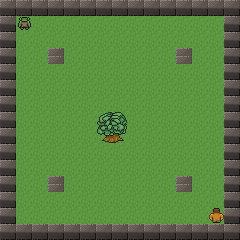

A level layout from a 2D game, rendered from its tile map. Below: a short description, then the map file with tile-grid data replaced by summaries:
An orthogonal 15x15 tile map with 16x16 px tiles, 3 tile layers (background, blocking, players start).

<map version="1.0" orientation="orthogonal" width="15" height="15" tilewidth="16" tileheight="16">
 <tileset firstgid="1" name="bomb_party_v4" tilewidth="16" tileheight="16">
  <image source="../public/img/bomb_party_v4.png" width="240" height="320" />
  <tile id="199">
   <properties>
    <property name="subtype" value="walk-left" />
    <property name="type" value="player1" />
   </properties>
  </tile>
  <tile id="200">
   <properties>
    <property name="subtype" value="walk-left" />
    <property name="type" value="player1" />
   </properties>
  </tile>
  <tile id="201">
   <properties>
    <property name="subtype" value="walk-left" />
    <property name="type" value="player1" />
   </properties>
  </tile>
  <tile id="202">
   <properties>
    <property name="subtype" value="left" />
    <property name="type" value="player1" />
   </properties>
  </tile>
  <tile id="210">
   <properties>
    <property name="subtype" value="up" />
    <property name="type" value="player0" />
   </properties>
  </tile>
  <tile id="211">
   <properties>
    <property name="subtype" value="down" />
    <property name="type" value="player0" />
   </properties>
  </tile>
  <tile id="212">
   <properties>
    <property name="subtype" value="walk-down" />
    <property name="type" value="player0" />
   </properties>
  </tile>
  <tile id="213">
   <properties>
    <property name="subtype" value="walk-down" />
    <property name="type" value="player0" />
   </properties>
  </tile>
  <tile id="214">
   <properties>
    <property name="subtype" value="right" />
    <property name="type" value="player0" />
   </properties>
  </tile>
  <tile id="215">
   <properties>
    <property name="subtype" value="walk-right" />
    <property name="type" value="player0" />
   </properties>
  </tile>
  <tile id="216">
   <properties>
    <property name="subtype" value="walk-right" />
    <property name="type" value="player0" />
   </properties>
  </tile>
  <tile id="217">
   <properties>
    <property name="subtype" value="walk-right" />
    <property name="type" value="player0" />
   </properties>
  </tile>
  <tile id="218">
   <properties>
    <property name="subtype" value="walk-up" />
    <property name="type" value="player0" />
   </properties>
  </tile>
  <tile id="219">
   <properties>
    <property name="subtype" value="walk-up" />
    <property name="type" value="player0" />
   </properties>
  </tile>
  <tile id="255">
   <properties>
    <property name="subtype" value="up" />
    <property name="type" value="player1" />
   </properties>
  </tile>
  <tile id="256">
   <properties>
    <property name="subtype" value="down" />
    <property name="type" value="player1" />
   </properties>
  </tile>
  <tile id="257">
   <properties>
    <property name="subtype" value="walk-down" />
    <property name="type" value="player1" />
   </properties>
  </tile>
  <tile id="258">
   <properties>
    <property name="subtype" value="walk-down" />
    <property name="type" value="player1" />
   </properties>
  </tile>
  <tile id="259">
   <properties>
    <property name="subtype" value="right" />
    <property name="type" value="player1" />
   </properties>
  </tile>
  <tile id="260">
   <properties>
    <property name="subtype" value="walk-right" />
    <property name="type" value="player1" />
   </properties>
  </tile>
  <tile id="261">
   <properties>
    <property name="subtype" value="walk-right" />
    <property name="type" value="player1" />
   </properties>
  </tile>
  <tile id="262">
   <properties>
    <property name="subtype" value="walk-right" />
    <property name="type" value="player1" />
   </properties>
  </tile>
  <tile id="263">
   <properties>
    <property name="subtype" value="walk-up" />
    <property name="type" value="player1" />
   </properties>
  </tile>
  <tile id="264">
   <properties>
    <property name="subtype" value="walk-up" />
    <property name="type" value="player1" />
   </properties>
  </tile>
  <tile id="274">
   <properties>
    <property name="type" value="bomb" />
   </properties>
  </tile>
  <tile id="275">
   <properties>
    <property name="type" value="bomb" />
   </properties>
  </tile>
  <tile id="276">
   <properties>
    <property name="type" value="bomb" />
   </properties>
  </tile>
  <tile id="277">
   <properties>
    <property name="type" value="bomb" />
   </properties>
  </tile>
  <tile id="278">
   <properties>
    <property name="type" value="bomb" />
   </properties>
  </tile>
  <tile id="279">
   <properties>
    <property name="type" value="bomb" />
   </properties>
  </tile>
  <tile id="285">
   <properties>
    <property name="subtype" value="walk-left" />
    <property name="type" value="player0" />
   </properties>
  </tile>
  <tile id="286">
   <properties>
    <property name="subtype" value="walk-left" />
    <property name="type" value="player0" />
   </properties>
  </tile>
  <tile id="287">
   <properties>
    <property name="subtype" value="walk-left" />
    <property name="type" value="player0" />
   </properties>
  </tile>
  <tile id="288">
   <properties>
    <property name="subtype" value="left" />
    <property name="type" value="player0" />
   </properties>
  </tile>
  <tile id="289">
   <properties>
    <property name="subtype" value="walk-left" />
    <property name="type" value="player2" />
   </properties>
  </tile>
  <tile id="290">
   <properties>
    <property name="subtype" value="walk-left" />
    <property name="type" value="player2" />
   </properties>
  </tile>
  <tile id="291">
   <properties>
    <property name="subtype" value="walk-left" />
    <property name="type" value="player2" />
   </properties>
  </tile>
  <tile id="292">
   <properties>
    <property name="subtype" value="left" />
    <property name="type" value="player2" />
   </properties>
  </tile>
  <tile id="293">
   <properties>
    <property name="subtype" value="walk-left" />
    <property name="type" value="player3" />
   </properties>
  </tile>
  <tile id="294">
   <properties>
    <property name="subtype" value="walk-left" />
    <property name="type" value="player3" />
   </properties>
  </tile>
  <tile id="295">
   <properties>
    <property name="subtype" value="walk-left" />
    <property name="type" value="player3" />
   </properties>
  </tile>
  <tile id="296">
   <properties>
    <property name="subtype" value="left" />
    <property name="type" value="player3" />
   </properties>
  </tile>
 </tileset>
 <layer name="background" width="15" height="15">
  <properties>
   <property name="type" value="background" />
  </properties>
  <data>[225 cells, 225 non-empty, 1 distinct tile ids]</data>
 </layer>
 <layer name="blocking" width="15" height="15">
  <properties>
   <property name="type" value="blocking" />
  </properties>
  <data>[225 cells, 64 non-empty, 6 distinct tile ids]</data>
 </layer>
 <layer name="players start" width="15" height="15">
  <properties>
   <property name="type" value="spawn" />
  </properties>
  <data>[225 cells, 2 non-empty, 2 distinct tile ids]</data>
 </layer>
</map>